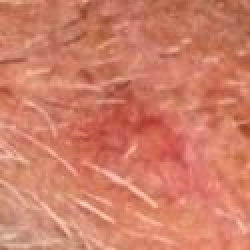
#> input picture Wavelet/testing/basal_cell_carcinoma.jpg, 125 x 125 px (shown 2 times larger); its folder holds only this picture in this run
$ python -i wavelet_hair_removal.py   (imports and definitions only)
#> lines starting #> are read from the running program, lines starting #| are printed output that depends on the picture; after the words box and inside, x2 and y2 are one past the last pixel; in counts of white or black regions, pixels touching at a corner belong together
import cv2
import numpy as np
import pywt
from src.config import DECOMPOSITION_LEVELS, WAVELET_TYPE, CLOSING_DISK_SIZE
# from src.image_processing import load_image


# [21 lines left out: functions wavelet_transform, apply_threshold, reconstruct_image, otsu_thresholding, not called in this run]

def inpaint_image(original_img, mask):
    """Removes hair from the image by inpainting using the binary mask."""
    return cv2.inpaint(original_img, mask, inpaintRadius=3, flags=cv2.INPAINT_TELEA)

# [53 lines left out: function wavelet_segmentation, not called in this run]

>>> import cv2
>>> picture = cv2.imread('../testing/basal_cell_carcinoma.jpg')
#> picture is the input picture: shape (125, 125, 3); mean B, G, R 102.9, 125.7, 207.6
>>> result = wavelet_segmentation(picture)
#> in wavelet_segmentation, `gray = cv2.cvtColor(image, cv2.COLOR_BGR2GRAY)`:
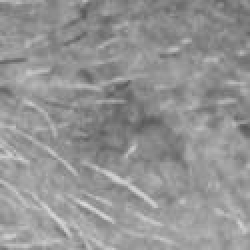
#> gray: shape (125, 125) (shown 2 times larger); min 87, max 219, mean 147.6
#> in wavelet_segmentation, `enhanced_gray = clahe.apply(smoothed_img)`:
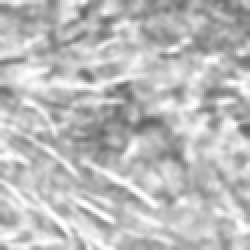
#> enhanced_gray: shape (125, 125) (shown 2 times larger); min 98, max 255, mean 187.9
#> in wavelet_segmentation, `coeffs = pywt.wavedec2(enhanced_gray, wavelet, level=levels, mode='per..`: coeffs = 6 items
#> in wavelet_segmentation, `cA = coeffs[0]`: cA = [[5418.3, 6045.8, 6238.6, 5428.6], [6366.7, 6268.2, 6717.4, 6502.5], [5853.5, 5346.1, 5717.1, 6002.6], [6110.3, 5877.9, 6225.5, 6084.8]]
#> in wavelet_segmentation, `threshold_value = np.median(cA) * threshold_factor`: threshold_value = 9097.9
#> in wavelet_segmentation, `cA_thresh = np.where(cA > threshold_value, cA, 0)`: cA_thresh = [[0, 0, 0, 0], [0, 0, 0, 0], [0, 0, 0, 0], [0, 0, 0, 0]]
#> in wavelet_segmentation, `coeffs_thresh = [cA_thresh] + list(coeffs[1:])`: coeffs_thresh = 6 items
#> in wavelet_segmentation, `img_reconstructed = pywt.waverec2(coeffs_thresh, wavelet, mode='period..`:
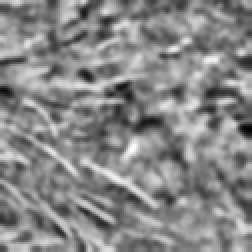
#> img_reconstructed: shape (126, 126) float64 (shown 2 times larger); min -97.62, max 85.83, mean 0; drawn with min black and max white
#> in wavelet_segmentation, `img_reconstructed_8u = cv2.convertScaleAbs(img_reconstructed)`:
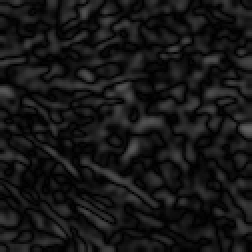
#> img_reconstructed_8u: shape (126, 126) (shown 2 times larger); min 0, max 98, mean 22.3
#> in wavelet_segmentation, `_, hair_mask = cv2.threshold(img_reconstructed_8u, 0, 255, cv2.THRESH_..`:
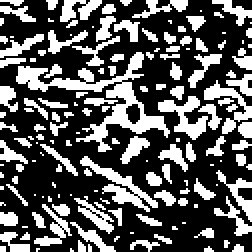
#> hair_mask: shape (126, 126) (shown 2 times larger); 35.2% white; 156 white regions (91 under 20 px), largest, box (x1, y1, x2, y2) and area: (8, 26, 85, 76) 845, (40, 78, 79, 106) 286, (79, 48, 104, 70) 225
#> in wavelet_segmentation, `binary_mask = cv2.morphologyEx(hair_mask, cv2.MORPH_CLOSE, kernel)`: binary_mask: shape (126, 126); 39.1% white; 81 white regions (49 under 20 px), largest, box (x1, y1, x2, y2) and area: (0, 0, 126, 85) 2841, (40, 78, 95, 106) 421, (17, 98, 58, 126) 338
#> in wavelet_segmentation, `binary_mask = cv2.resize(binary_mask, (image.shape[1], image.shape[0]))`:
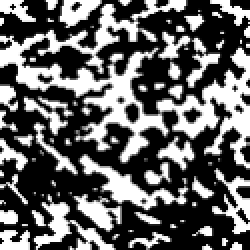
#> binary_mask: shape (125, 125) (shown 2 times larger); min 0, max 255, mean 99.8
#> in wavelet_segmentation, `hair_removed_img = cv2.inpaint(image, binary_mask, inpaintRadius=3, fl..`:
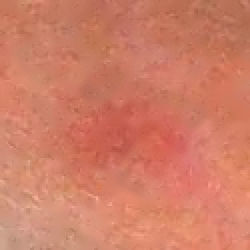
#> hair_removed_img: shape (125, 125, 3) (shown 2 times larger); mean B, G, R 102.6, 125.5, 207.7
